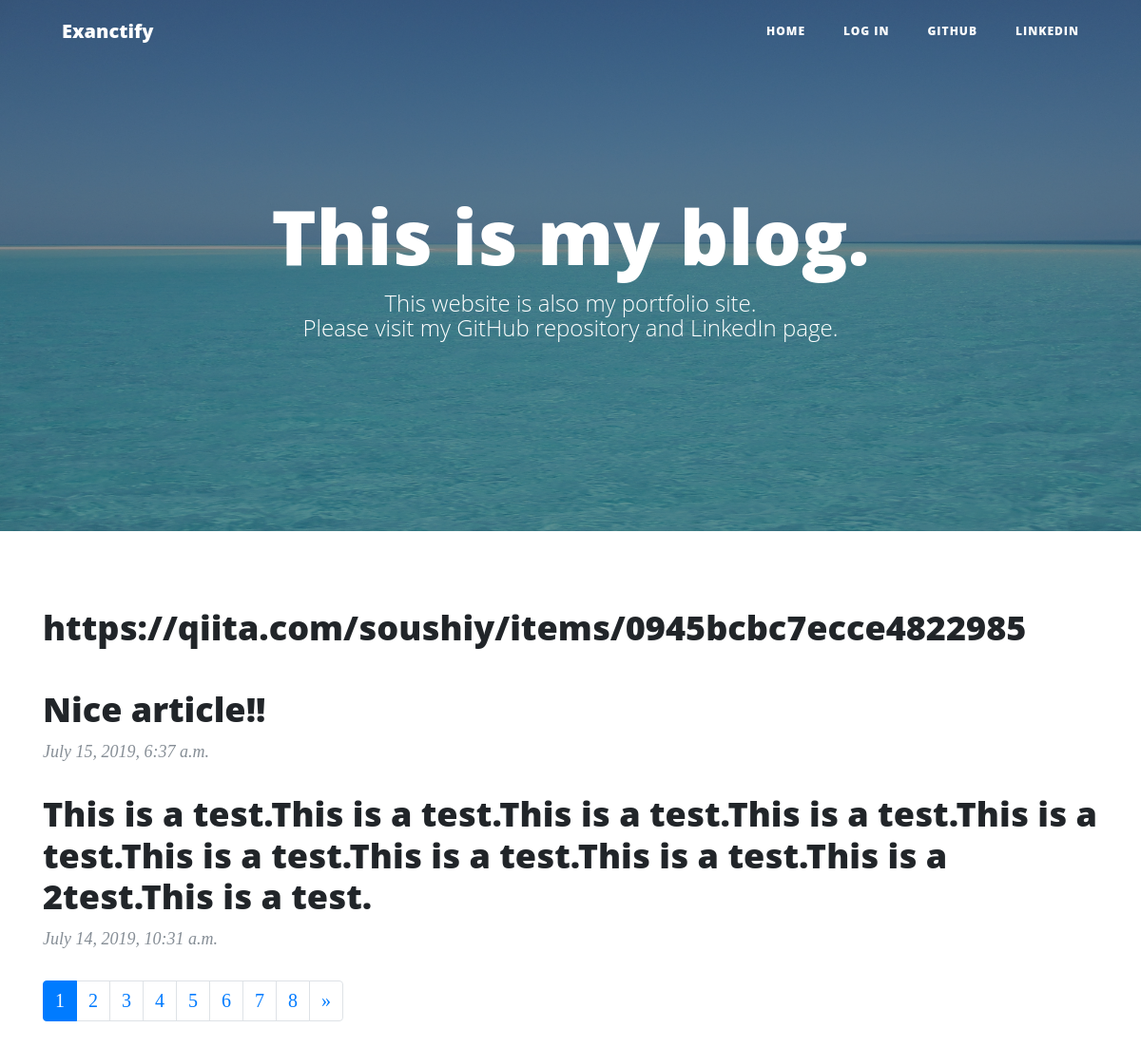
Before: / with the older database file.
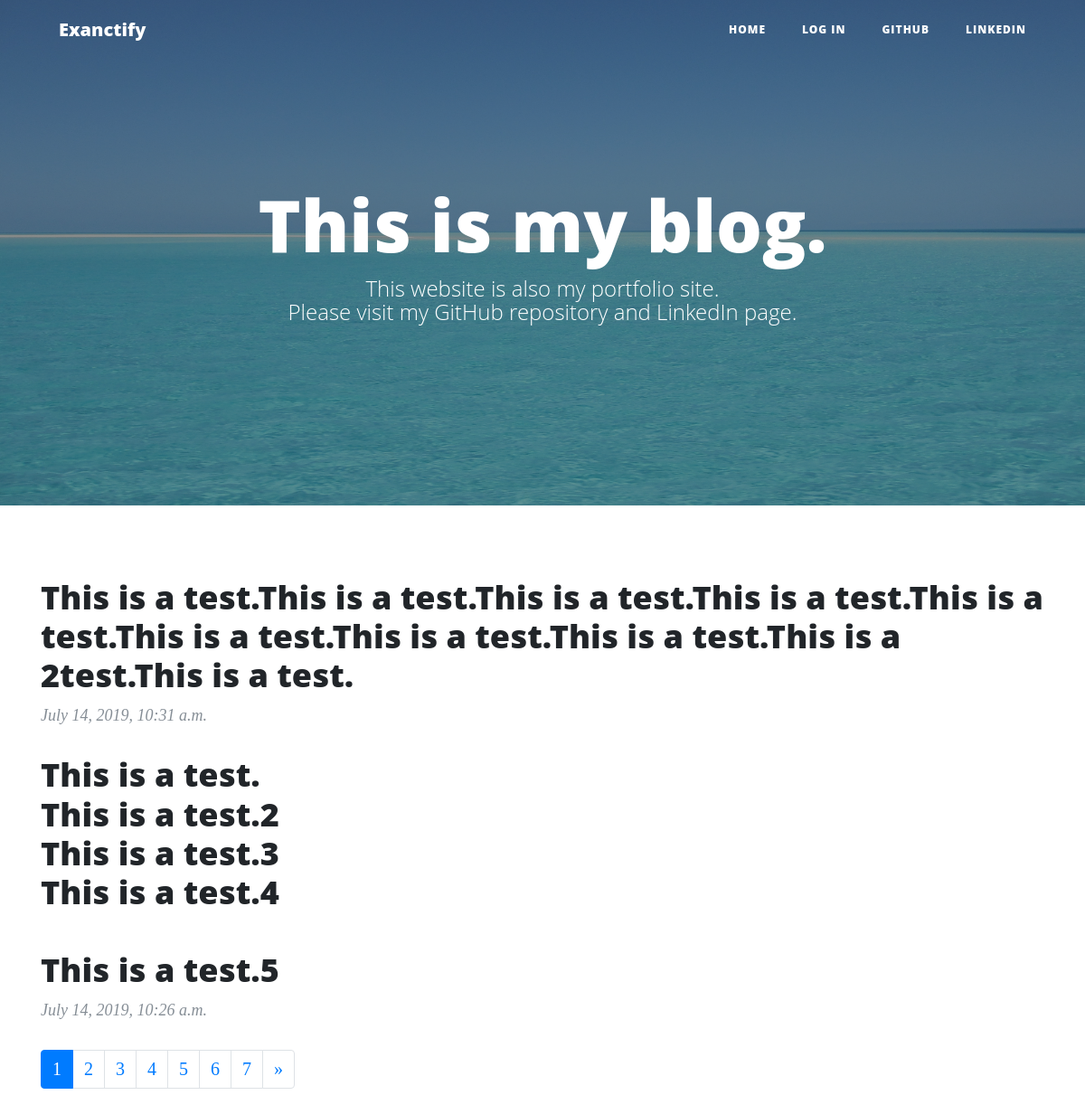
After: the same page with the newer database file.
### blog/models.py (models this page shows)
class Blog(models.Model):
    content = models.CharField(max_length=40000)
    posted_date = models.DateTimeField(auto_now_add=True)
    class Meta:
        ordering = ['-posted_date']

### blog/views.py (the view)
# urls.py: path('', BlogListView.as_view(), name="index"),
class BlogListView(ListView):
    model = Blog
    context_object_name = "blogs"
    paginate_by = 2

### blog/templates/blog/blog_list.html (shortened to what this page needs)
{% extends "base.html" %}
{% block body %}
    <div class="row">
        <div class="col-lg-12 col-md-12 mx-auto">
            {% for blog in blogs %}
                <div class="post-preview">
                    <a href="{% url 'detail' blog.pk %}">
                        <h2 class="post-title">
                        {{ blog.content | linebreaksbr }}
                        </h2>
                    </a>
                    <p class="post-meta">
                        {{ blog.posted_date }}
                    </p>
                </div>
            {% endfor %}
        </div>
    </div>
    <ul class="pagination">
        {% for num in page_obj.paginator.page_range %}
            {% if page_obj.number == num %}
                <li class="page-item active"><a class="page-link" href="#!">{{ num }}</a></li>
            {% else %}
                <li class="page-item"><a class="page-link" href="?page={{ num }}">{{ num }}</a></li>
            {% endif %}
        {% endfor %}
        {% if page_obj.has_next %}
            <li class="page-item">
                <a class="page-link" href="?page={{ page_obj.next_page_number }}">
                    <span aria-hidden="true">&raquo;</span>
                </a>
            </li>
        {% endif %}
    </ul>
{% endblock %}

### blog/templates/base.html (shortened to what this page needs)
{% load static %}
<!DOCTYPE html>
<html lang="en">
<head>
  <link href="{% static 'vendor/bootstrap/css/bootstrap.min.css' %}" rel="stylesheet">
  <link href="{% static 'css/clean-blog.min.css' %}" rel="stylesheet">
</head>
<body>
    {% include "navi.html" %}
  <header class="masthead" style="background-image: url({% static 'img/home-bg.jpg' %})">
    <div class="overlay"></div>
    <div class="container">
      <div class="row">
        <div class="col-lg-12 col-md-12 mx-auto">
          <div class="site-heading">
            <h1>This is my blog.</h1>
            <span class="subheading">
              This website is also my portfolio site.<br>
              Please visit my GitHub repository and LinkedIn page.
            </span>
          </div>
        </div>
      </div>
    </div>
  </header>
  <div class="container">
    {% block body %}{% endblock %}
  </div>
</body>
</html>

### blog/templates/navi.html (shortened to what this page needs)
    <nav class="navbar navbar-expand-lg navbar-light fixed-top" id="mainNav">
        <div class="container">
        <a class="navbar-brand" href="{% url 'index' %}">Exanctify</a>
        <div class="collapse navbar-collapse" id="navbarResponsive">
            <ul class="navbar-nav ml-auto">
            <li class="nav-item">
                <a class="nav-link" href="{% url 'index' %}">Home</a>
            </li>
            {% if user.is_authenticated %}
                <li class="nav-item">
                    <a class= "nav-link" href="{% url 'logout' %}">Log out</a>
                </li>
            {% else %}
                <li class="nav-item">
                    <a class="nav-link" href="{% url 'login' %}?next={{ request.path }}">Log in</a>
                </li>
            {% endif %}
            <li class="nav-item">
                <a class="nav-link" href="https://github.com/hairinhi/exanctify" target="_blank">GitHub</a>
            </li>
            <li class="nav-item">
                <a class="nav-link" href="#" target="_blank">LinkedIn</a>
            </li>
            </ul>
        </div>
        </div>
    </nav>

Changed rows visible on the page:
removed Blog: content "https://qiita.com/soushiy/items/0945bcbc7ecce4822985 Nice article!!", posted_date "July 15, 2019, 6:37 a.m."
now on this page (row unchanged): Blog: content "This is a test. This is a test.2 This is a test.3 This is a test.4 This is a test.5", posted_date "July 14, 2019, 10:26 a.m."
Other visible differences:
list line gone: "8"
